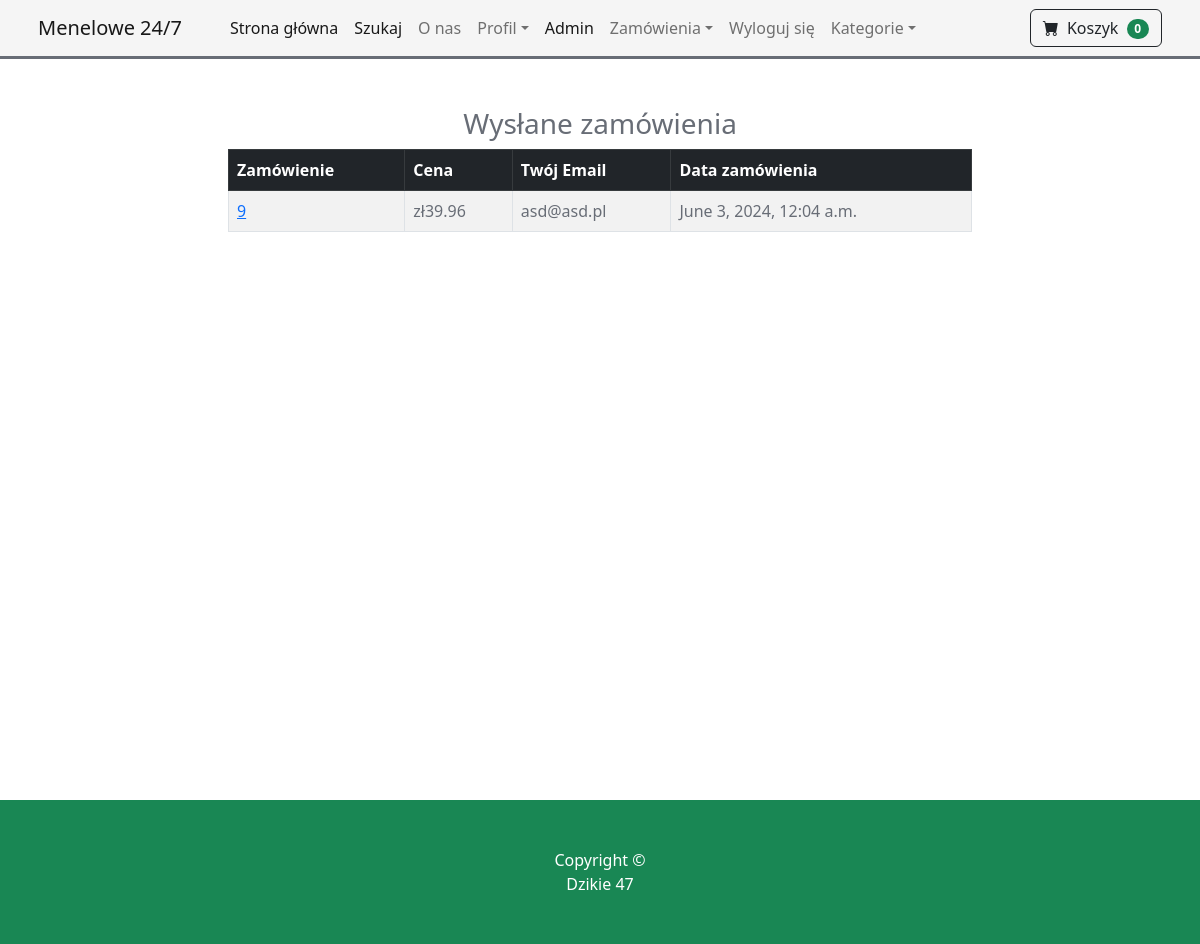
/payment/shipped_dash (signed in), run on the app's committed database.
### payment/models.py (models this page shows, shortened)
class Order(models.Model):
	user = models.ForeignKey(User, on_delete=models.CASCADE, null=True, blank=True)
	full_name = models.CharField(max_length=250)
	email = models.EmailField(max_length=250)
	shipping_address = models.TextField(max_length=15000)
	amount_paid = models.DecimalField(max_digits=7, decimal_places=2)
	date_ordered = models.DateTimeField(auto_now_add=True)
	shipped = models.BooleanField(default=False)
	date_shipped = models.DateTimeField(blank=True, null=True)

### payment/views.py (the view)
# urls.py: path('shipped_dash', views.shipped_dash, name="shipped_dash"),
def shipped_dash(request):
	if request.user.is_authenticated and request.user.is_superuser:
		orders = Order.objects.filter(shipped=True)
		return render(request, "payment/shipped_dash.html", {"orders":orders})
	else:
		messages.success(request, "Access Denied")
		return redirect('home')

### cart/cart.py (called while the page is built)
	def __len__(self):
		return len(self.cart)

### cart/context_processors.py (called while the page is built)
def cart(request):
	return {'cart': Cart(request)}

### payment/templates/payment/shipped_dash.html
{% extends 'base.html' %}
{% block content %}
        <div class="container">
        	<div class="row">
        		<center>
        			<div class="col-8">
        				<br/><br/>
<h3>Wysłane zamówienia</h3>
<table class="table table-striped table-hover table-bordered">
  <thead class="table-dark">
    <tr>
      <th scope="col">Zamówienie</th>
      <th scope="col">Cena</th>
      <th scope="col">Twój Email</th>
      <th scope="col">Data zamówienia</th>
    </tr>
  </thead>
  <tbody>
    {% for item in orders %}
    <tr>
      <td><a href="{% url 'orders' item.id %}">{{ item.id }}</a></td>
      <td>zł{{ item.amount_paid }}</td>
      <td>{{ item.email }}</td>
      <td>{{ item.date_shipped }}</td>
    </tr>
    {% endfor %}
  </tbody>
</table>
<br/><br/><br/><br/><br/><br/><br/><br/><br/><br/><br/><br/><br/><br/><br/><br/><br/><br/><br/><br/><br/>
<br/><br/>
        			</div>
        		</center>
        	</div>
        </div>
{% endblock %}

### data on the page
Order: id "9", amount_paid "39.96", email "asd@asd.pl", date_shipped "June 3, 2024, 12:04 a.m."

### other printed values
{{ cart|length }} "0"
